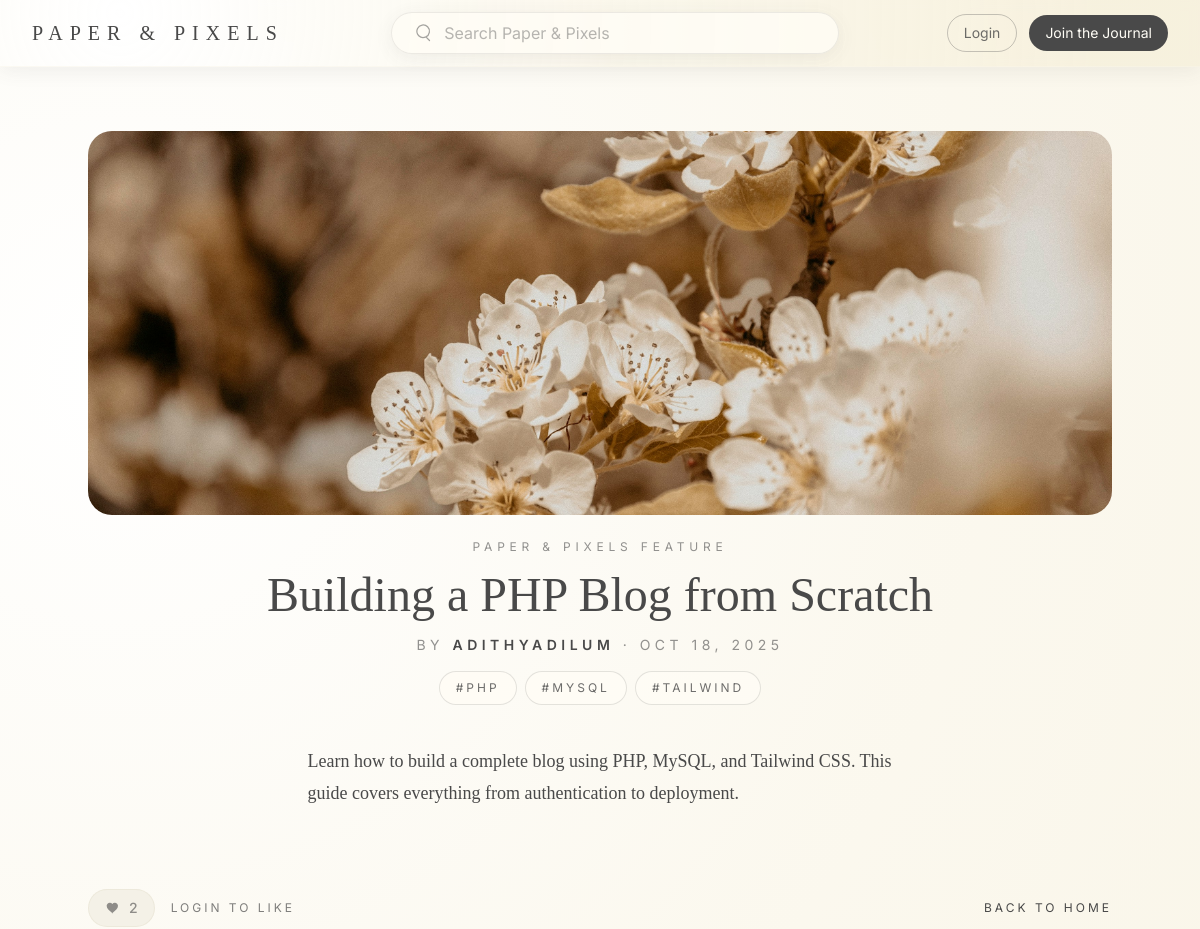
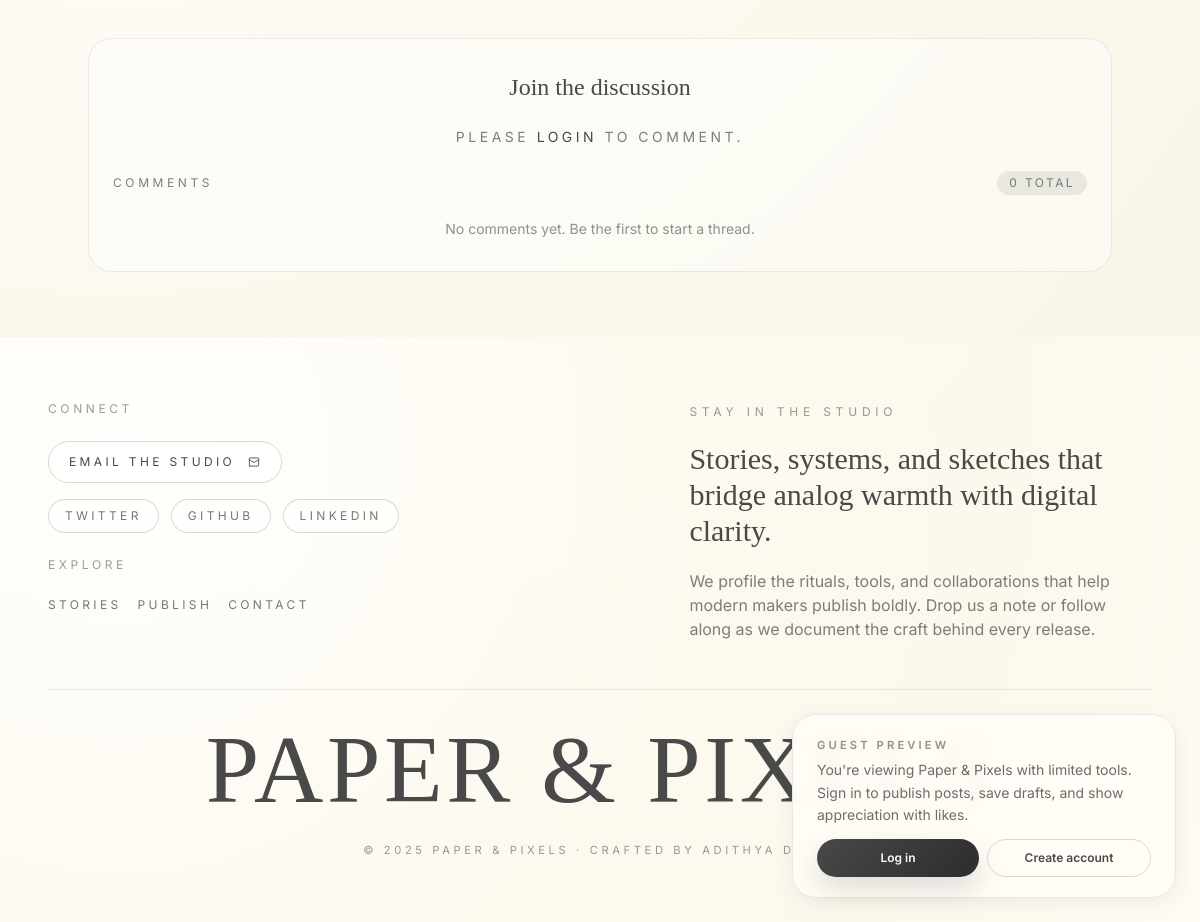
The app's page /posts/view.php?id=7 with its own data (2 pictures, top to bottom).
### tables this page shows
CREATE TABLE `posts` (
  `id` int(11) NOT NULL,
  `user_id` int(11) NOT NULL,
  `title` varchar(255) NOT NULL,
  `content` text NOT NULL,
  `cover_image` varchar(255) DEFAULT NULL,
  `tags` varchar(255) DEFAULT NULL,
  `created_at` datetime DEFAULT current_timestamp(),
  `updated_at` datetime DEFAULT current_timestamp() ON UPDATE current_timestamp()
);

CREATE TABLE `users` (
  `id` int(11) NOT NULL,
  `username` varchar(50) NOT NULL,
  `email` varchar(100) NOT NULL,
  `password` varchar(255) NOT NULL,
  `created_at` datetime DEFAULT current_timestamp(),
  `role` enum('guest','user','admin') NOT NULL DEFAULT 'user'
);

### posts/view.php (the view, shortened to what this page needs)
<?php
include '../includes/header.php';
require_once __DIR__ . '/../config.php';
include '../includes/Parsedown.php';
$Parsedown = new Parsedown();
$post_id = (int)$_GET['id'];
$stmt = $conn->prepare(
    "SELECT posts.*, users.username
    FROM posts
    JOIN users ON posts.user_id = users.id
    WHERE posts.id = ?"
);
$stmt->bind_param("i", $post_id);
$stmt->execute();
$result = $stmt->get_result();
$post = $result->fetch_assoc();
?>
<section class="px-6 py-16">
    <div class="mx-auto flex max-w-5xl flex-col gap-10">
        <div class="space-y-6 text-center">
            <?php if (!empty($post['cover_image'])): ?>
                <div class="overflow-hidden rounded-3xl">
                    <img src="uploads/<?php echo htmlspecialchars($post['cover_image']); ?>" alt="<?php echo htmlspecialchars($post['title']); ?>" class="h-96 w-full object-cover" />
                </div>
            <?php endif; ?>
            <div class="space-y-4">
                <p class="uppercase tracking-[0.4em] text-xs text-charcoal/60">Paper & Pixels Feature</p>
                <h1 class="font-heading text-4xl md:text-5xl text-charcoal"><?php echo htmlspecialchars($post['title']); ?></h1>
                <p class="text-sm uppercase tracking-[0.32em] text-charcoal/60">
                    by <span class="font-semibold text-charcoal"><?php echo htmlspecialchars($post['username']); ?></span>
                    · <?php echo date('M d, Y', strtotime($post['created_at'])); ?>
                </p>
                <?php if (!empty($post['tags'])): ?>
                    <div class="mt-3 flex flex-wrap justify-center gap-2">
                        <?php foreach (array_map('trim', explode(',', $post['tags'])) as $tag):
                        ?>
                            <a href="index.php?tag=<?php echo urlencode($tag); ?>" class="text-xs uppercase tracking-[0.25em] rounded-full border border-charcoal/15 bg-linen/70 px-4 py-2 text-charcoal/80 transition hover:border-charcoal/40 hover:text-charcoal">
                                #<?php echo htmlspecialchars(ltrim($tag, '#')); ?>
                            </a>
                        <?php endforeach; ?>
                    </div>
                <?php endif; ?>
            </div>
        </div>
        <article class="post-body prose prose-slate md:prose-lg font-text prose-h1:text-4xl prose-h2:text-3xl prose-h3:text-2xl prose-headings:font-heading prose-headings:text-charcoal prose-p:text-charcoal prose-strong:text-charcoal prose-a:text-charcoal hover:prose-a:text-charcoal/80 prose-blockquote:border-l-4 prose-blockquote:border-charcoal/20 prose-blockquote:bg-linen/30 prose-blockquote:text-charcoal prose-blockquote:pl-6 prose-blockquote:py-4 mx-auto w-full">
            <?php echo $Parsedown->text($post['content']); ?>
        </article>
        <?php
        $count = $conn->prepare("SELECT COUNT(*) AS total FROM likes WHERE post_id=?");
        $count->bind_param("i", $post_id);
        $count->execute();
        $resultCount = $count->get_result();
        $countRow = $resultCount->fetch_assoc();
        $totalLikes = isset($countRow['total']) ? (int) $countRow['total'] : 0;
        $userLiked = false;
        ?>
        <div class="mt-10 flex flex-wrap items-center justify-between gap-4">
            <div class="flex items-center gap-4">
                <?php if (isset($_SESSION['user_id'])): ?>
                    <button type="button"
                        class="like-btn inline-flex items-center gap-2 rounded-full border px-4 py-2 text-sm font-medium transition <?php echo $userLiked ? 'bg-charcoal text-linen border-charcoal' : 'bg-sand/60 text-charcoal border-sand/80 hover:bg-charcoal hover:text-linen'; ?>"
                        data-post-id="<?php echo $post_id; ?>"
                        onclick="toggleLike(<?php echo $post_id; ?>)">
                        <svg aria-hidden="true" class="h-4 w-4 fill-current" viewBox="0 0 24 24">
                            <path d="M11.645 20.205l-.007-.004C5.986 15.88 2.5 12.634 2.5 8.75 2.5 6.126 4.57 4 7.25 4a4.5 4.5 0 0 1 3.75 1.97A4.5 4.5 0 0 1 14.75 4c2.68 0 4.75 2.126 4.75 4.75 0 3.883-3.486 7.13-9.138 11.456l-.007.004-.005.004a.75.75 0 0 1-.894 0l-.005-.004Z" fill="currentColor" />
                        </svg>
                        <span class="like-count"><?php echo $totalLikes; ?></span>
                        <span class="sr-only"><?php echo $userLiked ? 'Unlike this story' : 'Like this story'; ?></span>
                    </button>
                <?php else: ?>
                    <span class="inline-flex items-center gap-2 rounded-full border border-sand/80 bg-sand/50 px-4 py-2 text-sm font-medium text-charcoal/60">
                        <span class="like-count"><?php echo $totalLikes; ?></span>
                    </span>
                <?php endif; ?>
                <?php if (!isset($_SESSION['user_id'])): ?>
                    <a href="auth/login.php" class="text-xs uppercase tracking-[0.25em] text-charcoal/70 hover:text-charcoal">Login to like</a>
                <?php endif; ?>
            </div>
            <div class="flex flex-wrap items-center gap-4 text-xs uppercase tracking-[0.25em]">
                <a href="index.php" class="text-charcoal hover:underline">Back to home</a>
            </div>
        </div>
        <?php
        $comments = $conn->prepare("
            SELECT comments.*, users.username
            FROM comments
            JOIN users ON comments.user_id = users.id
            WHERE comments.post_id = ?
            ORDER BY comments.created_at DESC
        ");
        $comments->bind_param("i", $post_id);
        $comments->execute();
        $result_comments = $comments->get_result();
        ?>
        <div class="rounded-3xl border border-charcoal/10 bg-white/40 px-6 py-8">
            <div class="flex flex-col gap-6">
                <h3 class="text-center font-heading text-2xl text-charcoal">Join the discussion</h3>
                <?php if (isset($_SESSION['user_id'])): ?>
                    <form method="post" class="space-y-4">
                        <label class="sr-only" for="comment">Write your comment</label>
                        <textarea id="comment" name="comment" rows="4" placeholder="Share your thoughts..." required data-autoresize="true" class="w-full rounded-2xl border border-charcoal/15 bg-white/70 px-4 py-3 text-charcoal placeholder:text-charcoal/40 focus:border-charcoal/40 focus:bg-white focus:outline-none focus:ring-0 transition"></textarea>
                        <button type="submit" class="btn-major inline-flex items-center justify-center rounded-full px-6 py-3 text-xs font-semibold uppercase tracking-[0.3em]">Post Comment</button>
                    </form>
                <?php else: ?>
                    <p class="text-center text-sm uppercase tracking-[0.25em] text-charcoal/70">Please <a href="auth/login.php" class="text-charcoal hover:underline">login</a> to comment.</p>
                <?php endif; ?>
                <div class="space-y-6">
                    <div class="flex items-center justify-between">
                        <h4 class="text-xs uppercase tracking-[0.3em] text-charcoal/70">Comments</h4>
                        <span class="rounded-full bg-charcoal/10 px-3 py-1 text-xs uppercase tracking-[0.2em] text-charcoal/70"><?php echo $result_comments ? $result_comments->num_rows : 0; ?> total</span>
                    </div>
                    <div class="space-y-4">
                        <?php if ($result_comments && $result_comments->num_rows > 0): ?>
                            <?php while ($c = $result_comments->fetch_assoc()): ?>
                                <div class="rounded-2xl border border-charcoal/10 bg-white/40 px-5 py-4">
                                    <p class="text-xs uppercase tracking-[0.25em] text-charcoal/60 mb-2">
                                        <strong class="text-charcoal"><?php echo htmlspecialchars($c['username']); ?></strong>
                                        <span class="text-charcoal/50"> · <?php echo date('M d, Y H:i', strtotime($c['created_at'])); ?></span>
                                    </p>
                                    <p class="text-sm text-charcoal/80 leading-relaxed"><?php echo nl2br(htmlspecialchars($c['content'])); ?></p>
                                </div>
                            <?php endwhile; ?>
                        <?php else: ?>
                            <p class="text-center text-sm text-charcoal/60">No comments yet. Be the first to start a thread.</p>
                        <?php endif; ?>
                    </div>
                </div>
            </div>
        </div>
    </div>
</section>
<?php include '../includes/footer.php'; ?>

### assets/css/style.css (style rules this page uses)
.font-text { color: #2b2b2b; --tw-prose-body: #2b2b2b; --tw-prose-headings: #2b2b2b; --tw-prose-bold: #2b2b2b; --tw-prose-links: #2b2b2b; }
html { scroll-behavior: smooth; }

### records on screen
posts: cover_image (picture), title "Building a PHP Blog from Scratch", user.username "ADITHYADILUM", created_at "OCT 18, 2025", tags "PHP", tags "MYSQL", tags "TAILWIND"

### other values on screen
preg_replace('/(?:[ ][ ]+|[ ]*\\\\)\n/', "<br />\n", $text) "Learn how to build a complete blog using PHP, MySQL, and Tailwind CSS. This guide covers everything from authentication to deployment."
$totalLikes "2"
$result_comments->num_rows "0"
